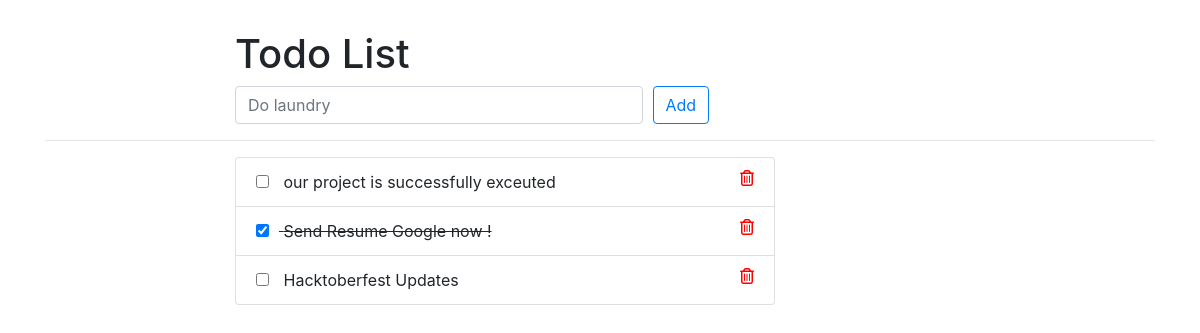
Page /todos/ on the earlier database version.
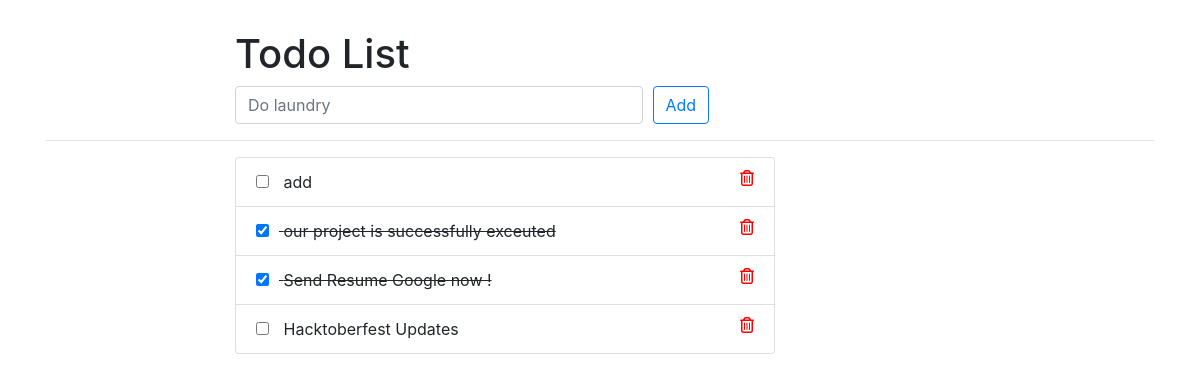
Same page on the later database version.
### todos/models.py (models this page shows, shortened)
class Todo(models.Model):
    title = models.CharField(max_length=100)
    created_at = models.DateTimeField('Created', auto_now_add=True)
    update_at = models.DateTimeField('Updated', auto_now=True)
    isCompleted = models.BooleanField(default=False)

### todos/views.py (the view)
# urls.py: path('', views.IndexView.as_view(), name='index'),
class IndexView(generic.ListView):
    template_name = 'todos/index.html'
    context_object_name = 'todo_list'
    def get_queryset(self):
        return Todo.objects.order_by('-created_at')

### todos/templates/todos/index.html (shortened to what this page needs)
{% extends 'todos/base.html' %}
{% block content %}
<div class="container">
  <div class="row">
    <div class="offset-md-2 col-lg-9">
      <div class="page-header">
        <h1>
          Todo List
        </h1>
      </div>
    </div>
  </div>
  <div class="row">
    <div class="offset-md-2 col-lg-9">
      <form method="post" action="{% url 'todos:add' %}">
        <div class="form-row">
          <div class="col-md-6">
            <input type="text" class="form-control" name="title" placeholder="Do laundry" required>
          </div>
          <div class="col-md-6">
            <button type="submit" name="submit" class="btn btn-outline-primary">
              Add
            </button>
          </div>
        </div>
      </form>
    </div>
  </div>
  <hr />
  <div class="row">
    <div class="offset-md-2 col-lg-6">
      <div class="list-group">
        {% for todo in todo_list %}
        <div class="list-group-item {% if todo.isCompleted %} todo-complete {% endif %}">
          <form style="display: inline;" method="post" action="{% url 'todos:update' todo.id %}">
            <input type="checkbox" name="isCompleted" onchange="this.form.submit()" {% if todo.isCompleted %} checked
              {% endif %} class="todo-status-checkbox"
              title="{% if not todo.isCompleted %} mark as done {% else %} mark undone {% endif %}">
          </form>
          {{ todo.title }}
          <a href="{% url 'todos:delete' todo.id %}" title="Delete">
            <i class="far fa-trash-alt"></i>
          </a>
        </div>
        {% endfor %}
      </div>
    </div>
  </div>
</div>
{% endblock %}

### todos/templates/todos/base.html (shortened to what this page needs)
{% load static %}
<!doctype html>
<html lang="en">
  <head>
    <link rel="stylesheet" href="https://stackpath.bootstrapcdn.com/bootstrap/4.4.1/css/bootstrap.min.css">
    <link rel="stylesheet" href="{% static 'css/style.css' %}">
  </head>
  <body>
    {% block content %}
    {% endblock %}
  </body>
</html>

### staticfiles/css/style.css (style rules this page uses)
.page-header { margin-top: 30px; }
.fa-trash-alt { color: red; float: right; cursor: pointer; }
.todo-complete { text-decoration: line-through; }
.todo-status-checkbox { cursor: pointer; margin-right: 10px; }

Differences in the rows shown:
added Todo: title "add"
changed Todo "our project is successfully exceuted": isCompleted "☐" → "☑"
